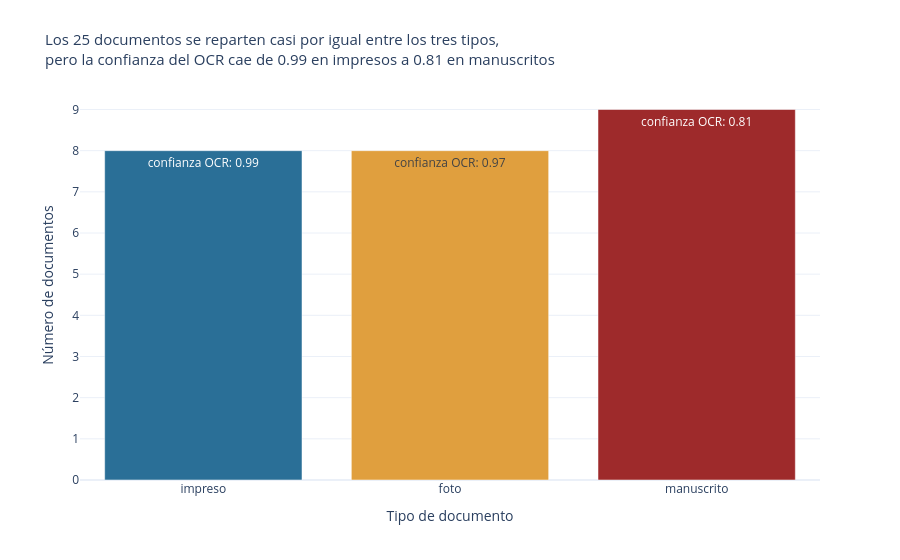

Write notebook code for a chart like this one.
### Code cell
# Gráfico 1: documentos por tipo, con la confianza media del OCR en cada barra
docs_por_tipo = (documentos.groupby("tipo", sort=False)
                 .agg(documentos=("id", "size"), confianza=("confianza_media", "mean")).reset_index())
alta = docs_por_tipo.loc[docs_por_tipo.confianza.idxmax()]
baja = docs_por_tipo.loc[docs_por_tipo.confianza.idxmin()]

fig = px.bar(
    docs_por_tipo, x="tipo", y="documentos", color="tipo", color_discrete_map=COLORES_TIPO,
    text=docs_por_tipo.confianza.map(lambda c: f"confianza OCR: {c:.2f}"),
    labels={"tipo": "Tipo de documento", "documentos": "Número de documentos"},
    title=(f"Los {len(documentos)} documentos se reparten casi por igual entre los tres tipos,<br>"
           f"pero la confianza del OCR cae de {alta.confianza:.2f} en {alta.tipo}s a {baja.confianza:.2f} en {baja.tipo}s"),
)
fig.update_layout(showlegend=False)
mostrar(fig)

### Figure 1 — Plotly figure (JSON) as saved in the notebook; plotly's stock layout.template omitted (floating-point values rounded to 4 significant figures)
{"data": [{"hovertemplate": "Tipo de documento=%{x}<br>Número de documentos=%{y}<br>text=%{text}<extra></extra>", "legendgroup": "impreso", "marker": {"color": "#2a6f97", "pattern": {"shape": ""}}, "name": "impreso", "orientation": "v", "showlegend": true, "text": ["confianza OCR: 0.99"], "textposition": "auto", "type": "bar", "x": ["impreso"], "xaxis": "x", "y": [8], "yaxis": "y"}, {"hovertemplate": "Tipo de documento=%{x}<br>Número de documentos=%{y}<br>text=%{text}<extra></extra>", "legendgroup": "foto", "marker": {"color": "#e09f3e", "pattern": {"shape": ""}}, "name": "foto", "orientation": "v", "showlegend": true, "text": ["confianza OCR: 0.97"], "textposition": "auto", "type": "bar", "x": ["foto"], "xaxis": "x", "y": [8], "yaxis": "y"}, {"hovertemplate": "Tipo de documento=%{x}<br>Número de documentos=%{y}<br>text=%{text}<extra></extra>", "legendgroup": "manuscrito", "marker": {"color": "#9e2a2b", "pattern": {"shape": ""}}, "name": "manuscrito", "orientation": "v", "showlegend": true, "text": ["confianza OCR: 0.81"], "textposition": "auto", "type": "bar", "x": ["manuscrito"], "xaxis": "x", "y": [9], "yaxis": "y"}], "layout": {"barmode": "relative", "legend": {"title": {"text": "Tipo de documento"}, "tracegroupgap": 0}, "margin": {"t": 90}, "showlegend": false, "title": {"font": {"size": 15}, "text": "Los 25 documentos se reparten casi por igual entre los tres tipos,<br>pero la confianza del OCR cae de 0.99 en impresos a 0.81 en manuscritos"}, "xaxis": {"anchor": "y", "categoryarray": ["impreso", "foto", "manuscrito"], "categoryorder": "array", "domain": [0.0, 1.0], "title": {"text": "Tipo de documento"}}, "yaxis": {"anchor": "x", "domain": [0.0, 1.0], "title": {"text": "Número de documentos"}}}}
